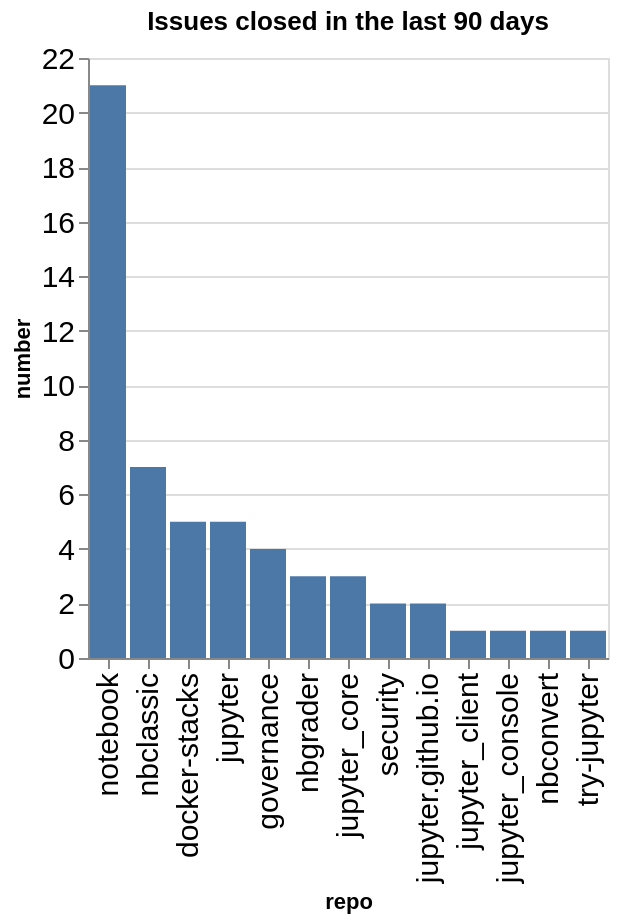

This figure's notebook cell:
### Code cell
closed_counts = closed.groupby(['org', 'repo']).count()['number'].reset_index()
closed_counts['org/repo'] = closed_counts.apply(lambda a: a['org'] + '/' + a['repo'], axis=1)
sorted_vals = closed_counts.sort_values(['number'], ascending=False)['repo'].values
alt.Chart(data=closed_counts, title=f"Issues closed in the last {n_days} days").mark_bar().encode(
    x=alt.X('repo', sort=alt.Sort(sorted_vals.tolist())),
    y='number',
)

### Figure 1 — Vega-Lite specification as saved in the notebook (floating-point values rounded to 4 significant figures)
{"config": {"axisLeft": {"labelFontSize": 15}, "axisBottom": {"labelFontSize": 15}}, "data": {"name": "data-8eb6de1813d27149ff955aec6ec9d53f"}, "mark": {"type": "bar"}, "encoding": {"x": {"field": "repo", "sort": ["notebook", "nbclassic", "docker-stacks", "jupyter", "governance", "nbgrader", "jupyter_core", "security", "jupyter.github.io", "jupyter_client", "jupyter_console", "nbconvert", "try-jupyter"], "type": "nominal"}, "y": {"field": "number", "type": "quantitative"}}, "title": "Issues closed in the last 90 days", "$schema": "https://vega.github.io/schema/vega-lite/v5.20.1.json", "datasets": {"data-8eb6de1813d27149ff955aec6ec9d53f": [{"org": "jupyter", "repo": "docker-stacks", "number": 5, "org/repo": "jupyter/docker-stacks"}, {"org": "jupyter", "repo": "governance", "number": 4, "org/repo": "jupyter/governance"}, {"org": "jupyter", "repo": "jupyter", "number": 5, "org/repo": "jupyter/jupyter"}, {"org": "jupyter", "repo": "jupyter.github.io", "number": 2, "org/repo": "jupyter/jupyter.github.io"}, {"org": "jupyter", "repo": "jupyter_client", "number": 1, "org/repo": "jupyter/jupyter_client"}, {"org": "jupyter", "repo": "jupyter_console", "number": 1, "org/repo": "jupyter/jupyter_console"}, {"org": "jupyter", "repo": "jupyter_core", "number": 3, "org/repo": "jupyter/jupyter_core"}, {"org": "jupyter", "repo": "nbclassic", "number": 7, "org/repo": "jupyter/nbclassic"}, {"org": "jupyter", "repo": "nbconvert", "number": 1, "org/repo": "jupyter/nbconvert"}, {"org": "jupyter", "repo": "nbgrader", "number": 3, "org/repo": "jupyter/nbgrader"}, {"org": "jupyter", "repo": "notebook", "number": 21, "org/repo": "jupyter/notebook"}, {"org": "jupyter", "repo": "security", "number": 2, "org/repo": "jupyter/security"}, {"org": "jupyter", "repo": "try-jupyter", "number": 1, "org/repo": "jupyter/try-jupyter"}]}}
